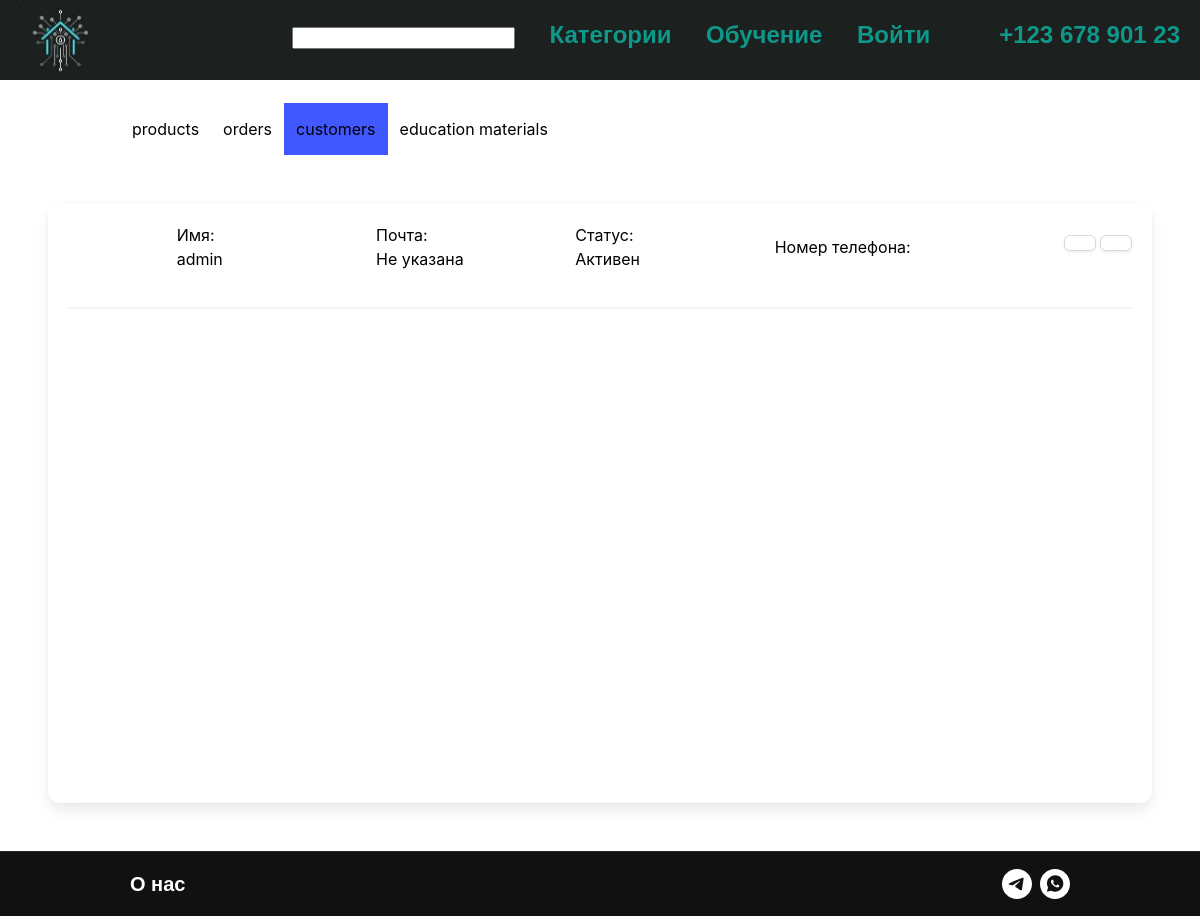
/cms/customers/, run on an earlier commit of the app's database.
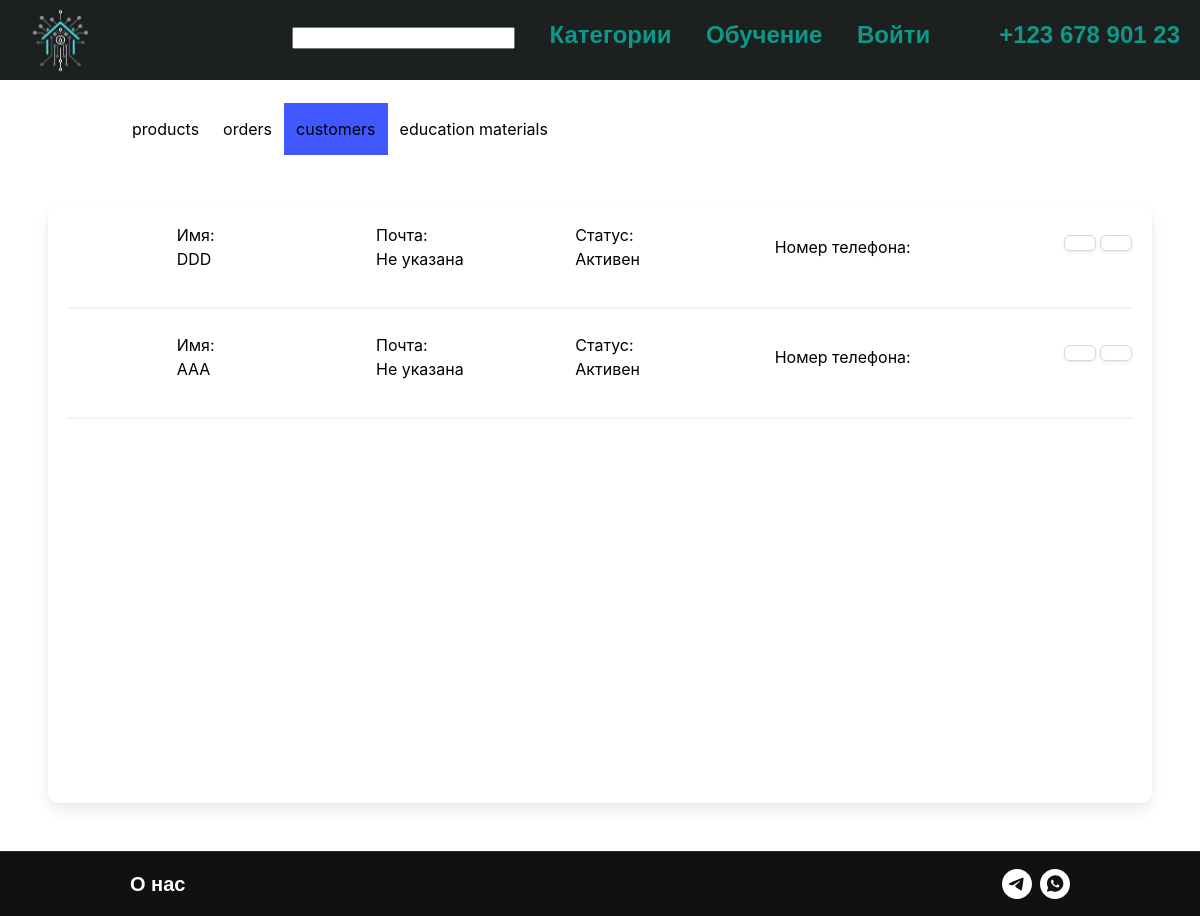
And on a later commit of the database.
### shop/models.py (models this page shows, shortened)
class SubUser(models.Model):
    user = models.OneToOneField(
        User, on_delete=models.CASCADE, null=True, verbose_name="Пользователь"
    )
    slug = models.SlugField(
        max_length=200, unique=True, blank=True, null=True, verbose_name='URL'
    )
    image = models.ImageField(
        upload_to='products/%Y/%m/%d', blank=True, verbose_name='Изображение'
    )
    discount = models.DecimalField(
        default=0.00, max_digits=4, decimal_places=2, verbose_name='Скидка в %'
    )
    attributes = models.TextField(
        max_length=1000, blank=True, null=True, verbose_name='Описание'
    )
    url_home = models.TextField(
        max_length=255, blank=True, null=True
    )
    delivery_address = models.TextField(
        max_length=1000, blank=True, null=True, verbose_name='Адрес доставки'
    )
    phone = models.CharField(max_length=20, null=True, default='+7(000)000-00-00')

### cms/views.py (the view)
# urls.py: path('customers/',views.customers, name='customers'),
def customers(request):
    users = SubUser.objects.all()
    return render(request, 'customers.html', {'users': users})

### shop/templatetags/index.py (called while the page is built)
@register.filter
def split_url(addr, i):
    return addr.split(i)

### cms/templates/customers.html (shortened to what this page needs)
{% extends 'layout.html' %}
{% block content_cms %}
<div class="section">
    <div class="box" style="height:70vh" >
       {% for user in users %}
         <div class="columns is-vcentered">
            <div class="column is-1">
            </div>
            <div class="column is-2">
                Имя: <br>
             {{ user.user }}
            </div>
            <div class="column is-2">
                Почта:<br>
                {% if user.user.email %}
                {{ user.user.email }}
                {% else %}
                Не указана
                {% endif %}
            </div>
            <div class="column is-2">
                Статус:<br>
                {% if user.user.is_active %}
                Активен
                {% else %}
                Не активен
                {% endif %}
            </div>
            <div class="column is-2">
                Номер телефона:<br>
            </div>
            <div class="column has-text-right">
                <button class="button">
                </button>
                <button class="button">
                </button>
            </div>
        </div>
        <hr>
        {% endfor %}
    </div>
</div>
{% endblock %}

What changed in the data, as far as the page shows it:
changed through a linked row, SubUser: user "admin" → "DDD"
added SubUser: user "AAA", shows "Не указана", shows "Активен"
